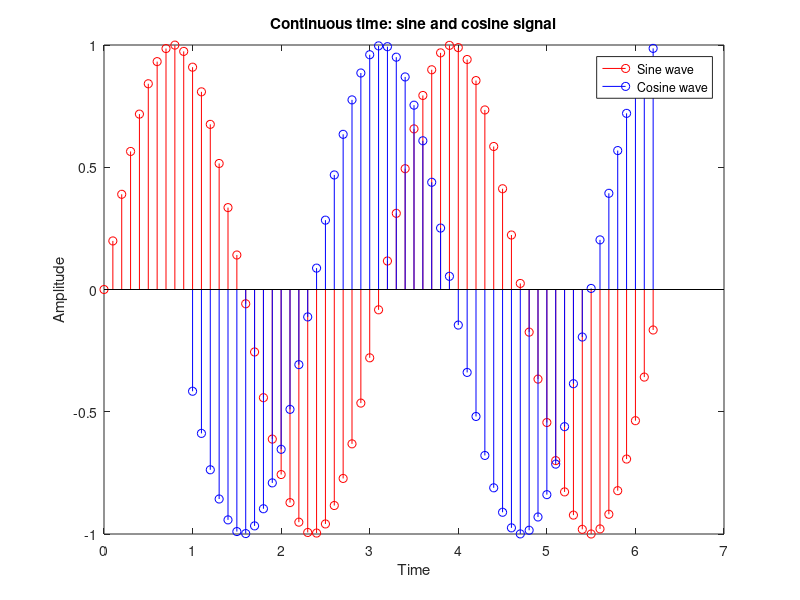

The MATLAB script that drew this image:
t = 0:0.1:2*pi;
y = sin(2*t);
stem(t, y, 'r');
hold on;
t = 1:0.1:2*pi;
y = cos(2*t);
stem(t, y, 'b');
xlabel('Time');
ylabel("Amplitude");
legend("Sine wave","Cosine wave");
title("Continuous time: sine and cosine signal");